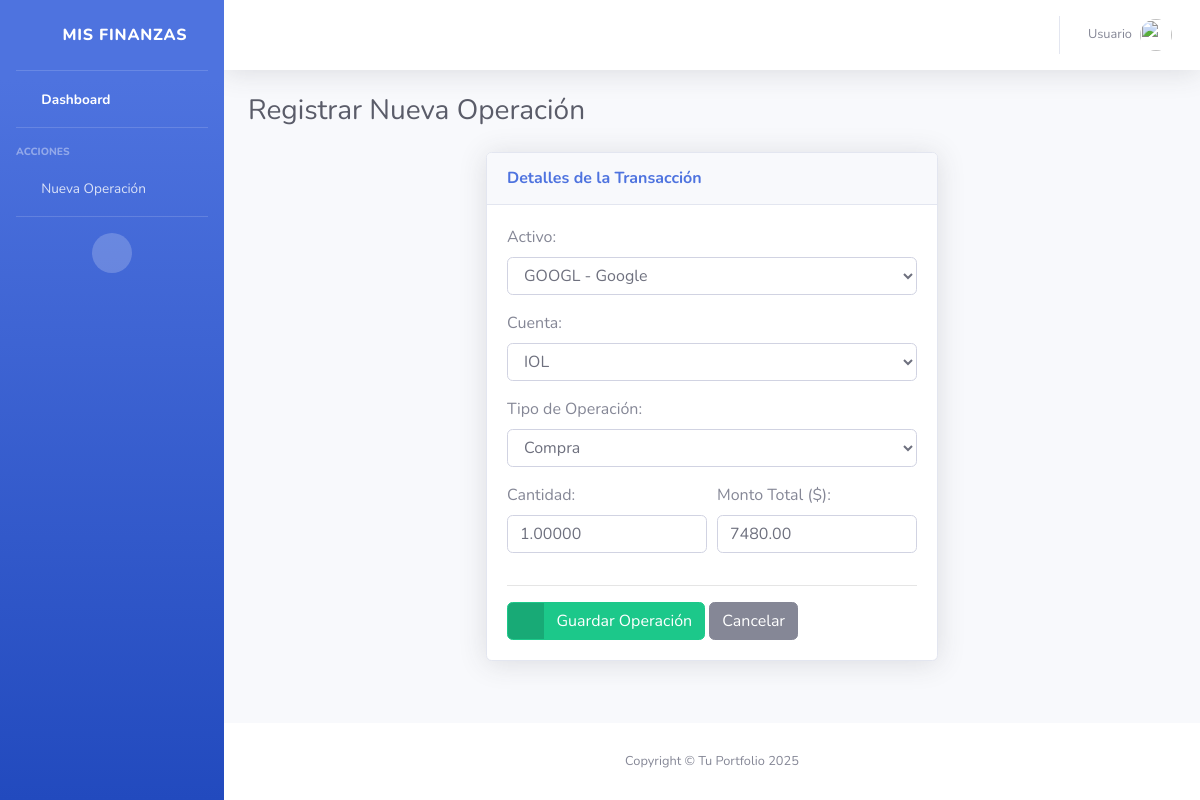
Screenshot of /editar/1/ with the database file from the repository.
### inversiones/models.py (models this page shows, shortened)
class Transaccion(models.Model):
    TIPO_CHOICES = [('COMPRA', 'Compra'), ('VENTA', 'Venta')]
    activo = models.ForeignKey(Activo, on_delete=models.CASCADE)
    cuenta = models.ForeignKey(Cuenta, on_delete=models.SET_NULL, null=True)
    tipo = models.CharField(max_length=6, choices=TIPO_CHOICES)
    cantidad = models.DecimalField(max_digits=10, decimal_places=5)
    precio = models.DecimalField(max_digits=10, decimal_places=2)
    fecha = models.DateTimeField(auto_now_add=True)

### inversiones/views.py (the view)
# urls.py: path('editar/<int:pk>/', TransaccionUpdateView.as_view(), name='editar_operacion'),
class TransaccionUpdateView(UpdateView):
    model = Transaccion
    form_class = TransaccionForm
    template_name = 'inversiones/nueva_operacion.html'
    success_url = reverse_lazy('home')

### inversiones/forms.py
class TransaccionForm(forms.ModelForm):
    class Meta:
        model = Transaccion
        fields = ['activo', 'cuenta', 'tipo', 'cantidad', 'precio']
        widgets = {
            'activo': forms.Select(attrs={'class': 'form-control'}),
            'cuenta': forms.Select(attrs={'class': 'form-control'}),
            'tipo': forms.Select(attrs={'class': 'form-control'}),
            'cantidad': forms.NumberInput(attrs={'class': 'form-control', 'step': '0.00001'}),
            'precio': forms.NumberInput(attrs={'class': 'form-control', 'step': '0.01'}),
        }

### inversiones/models.py (called while the page is built)
    def __str__(self):
        return self.nombre

    def __str__(self):
        return f"{self.simbolo} - {self.nombre}"

### inversiones/templates/inversiones/nueva_operacion.html
{% extends 'inversiones/index.html' %} {% load static %}
{% block content %}
<div class="container-fluid">
    <h1 class="h3 mb-4 text-gray-800">Registrar Nueva Operación</h1>
    <div class="row justify-content-center">
        <div class="col-lg-6">
            <div class="card shadow mb-4">
                <div class="card-header py-3">
                    <h6 class="m-0 font-weight-bold text-primary">Detalles de la Transacción</h6>
                </div>
                <div class="card-body">
                    <form method="post">
                        {% csrf_token %} <div class="form-group">
                            <label>Activo:</label>
                            {{ form.activo }}
                        </div>
                        <div class="form-group">
                            <label>Cuenta:</label>
                            {{ form.cuenta }}
                        </div>
                        <div class="form-group">
                            <label>Tipo de Operación:</label>
                            {{ form.tipo }}
                        </div>
                        <div class="form-row">
                            <div class="form-group col-md-6">
                                <label>Cantidad:</label>
                                {{ form.cantidad }}
                            </div>
                            <div class="form-group col-md-6">
                                <label>Monto Total ($):</label>
                                {{ form.precio }}
                            </div>
                        </div>
                        <hr>
                        <button type="submit" class="btn btn-success btn-icon-split">
                            <span class="icon text-white-50">
                                <i class="fas fa-check"></i>
                            </span>
                            <span class="text">Guardar Operación</span>
                        </button>
                        <a href="{% url 'home' %}" class="btn btn-secondary btn-icon-split">
                            <span class="text">Cancelar</span>
                        </a>
                    </form>
                </div>
            </div>
        </div>
    </div>
</div>
{% endblock %}

### rows the page displays
Transaccion: activo "GOOGL - Google", cuenta "IOL", tipo "Compra", cantidad "1.00000", precio "7480.00"
